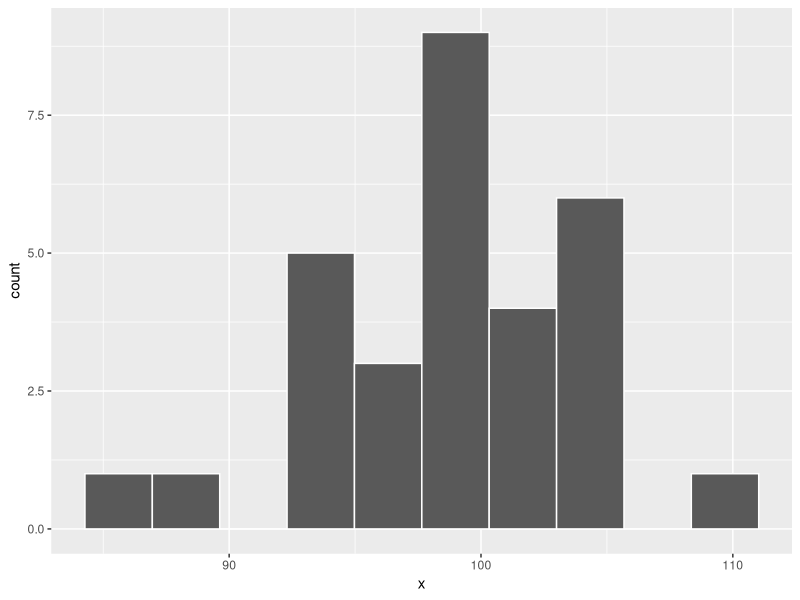
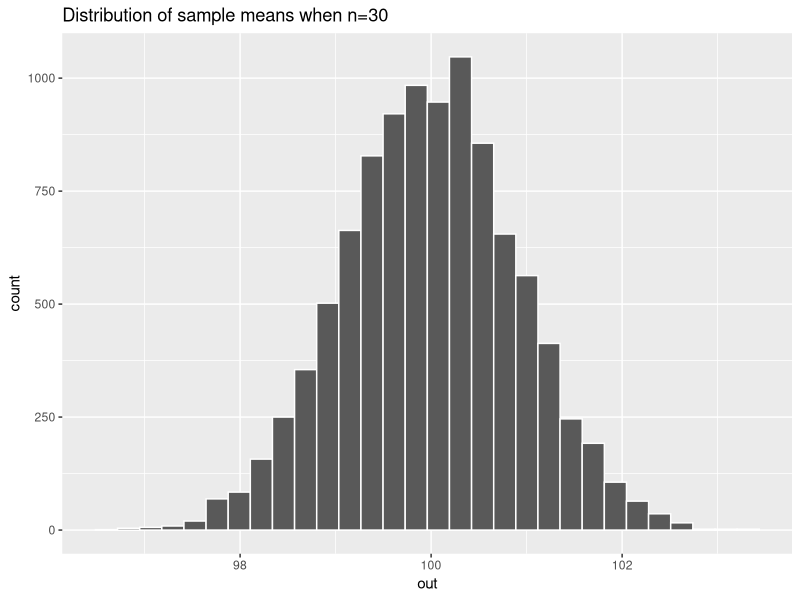
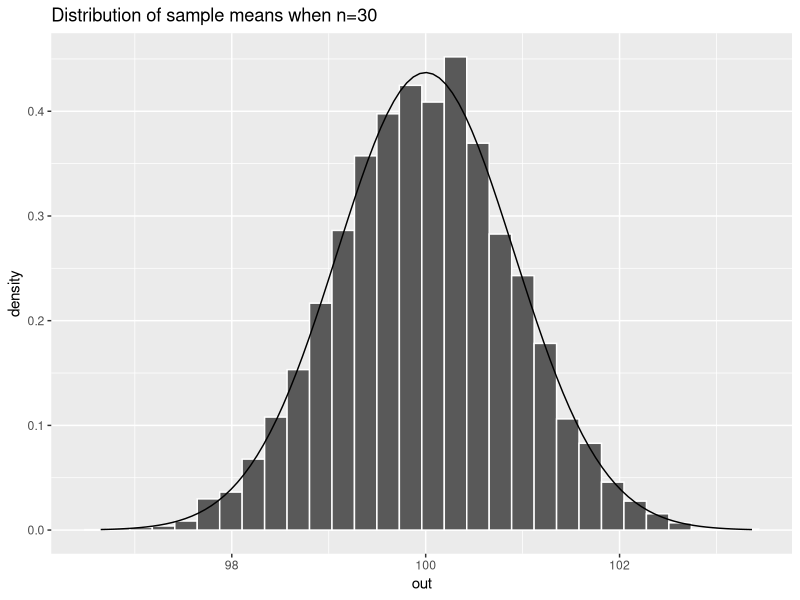
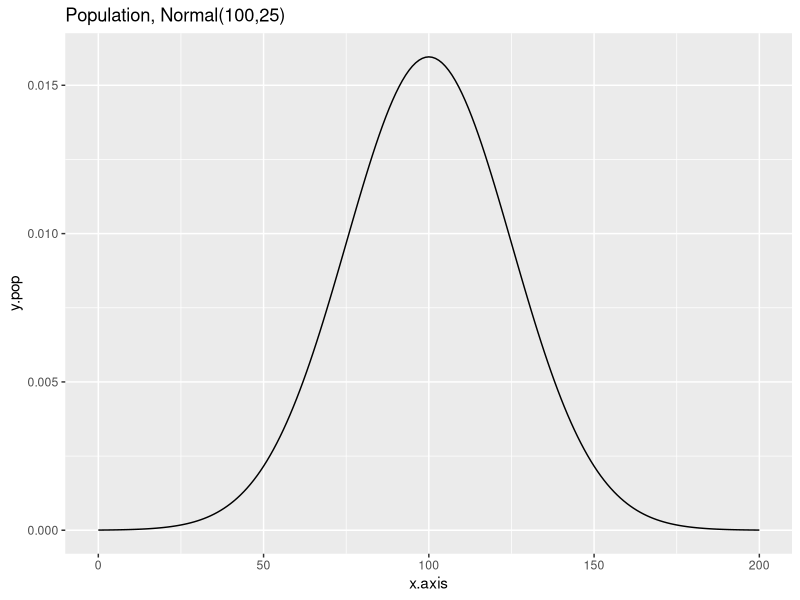
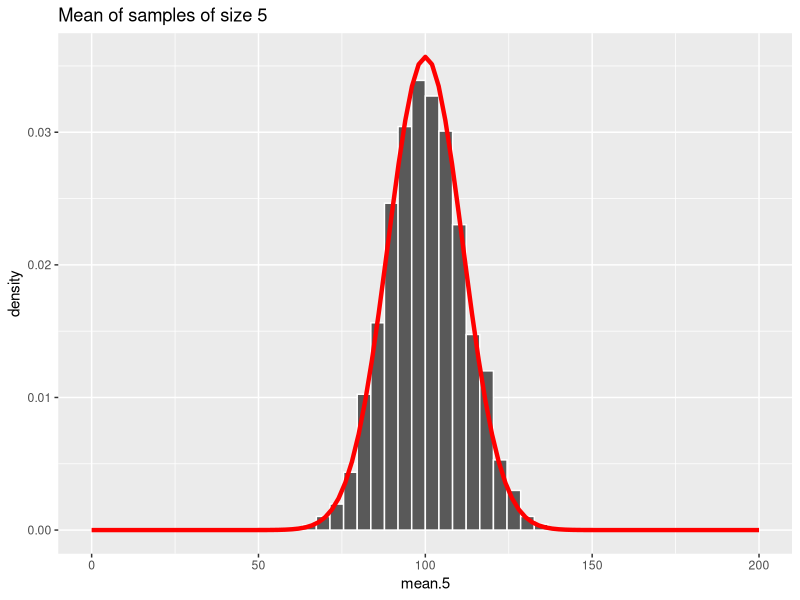
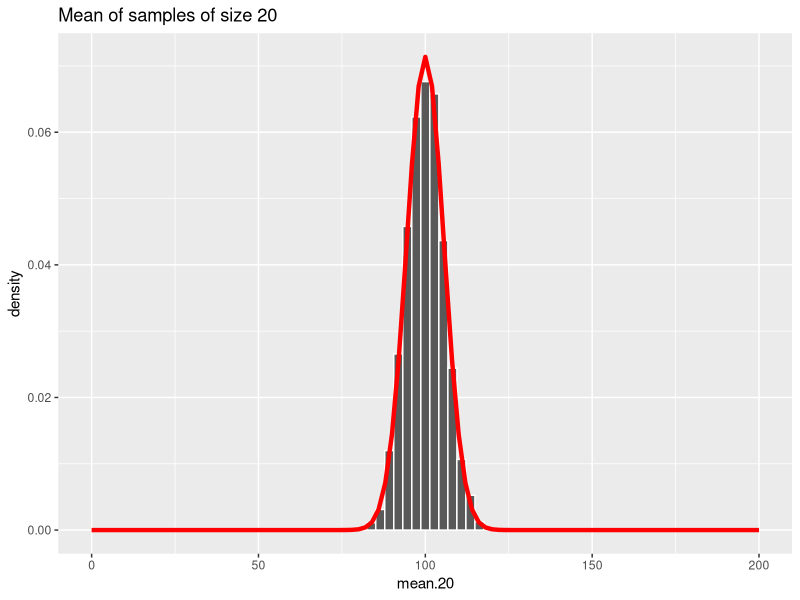
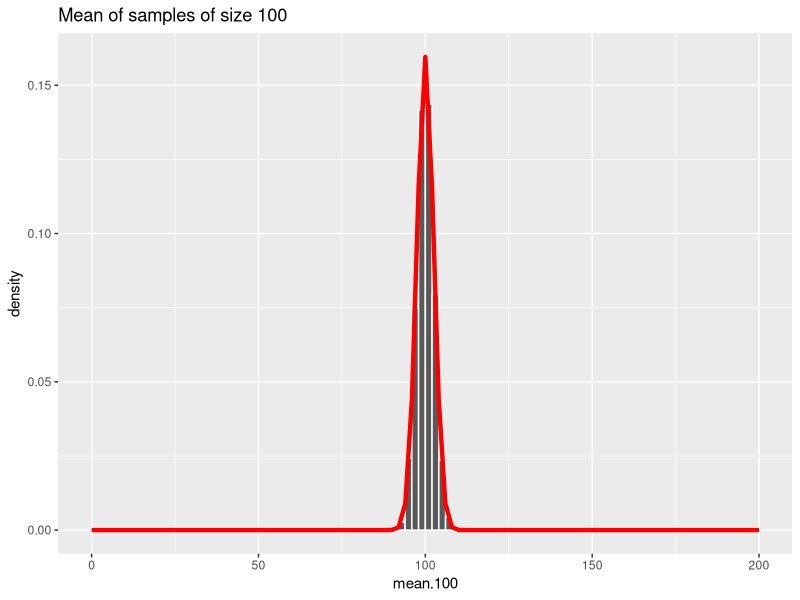
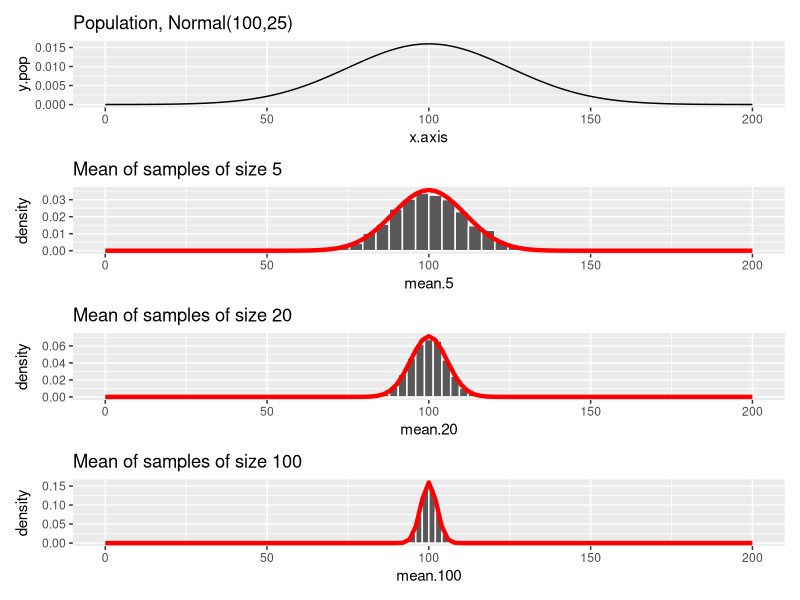

Reproduce these figures in R, in order.
#20 - Monday, 3/18/24
#Notes 5-1C Continued

library(tidyverse)
library(patchwork)

#Activity 1

x <- rnorm(30,100,5)
mean(x)
sd(x)

ggplot(NULL,aes(x=x)) +   geom_histogram(color="white", 
                 bins=10)

#2 --- original steps all in one!
mean(rnorm(30,100,5))

#3 
out <- replicate(10000,mean(rnorm(30,100,5)))

#4
mean(out)
sd(out)
5/sqrt(30)

ggplot(NULL,aes(x=out)) +
  geom_histogram(color="white",
                 bins=30) + 
  labs(title="Distribution of sample means when n=30")

out.df <- data.frame(out=out)
ggplot(out.df,aes(x=out)) +
  geom_histogram(aes(y=after_stat(density)),color="white",
                 bins=30) + 
  labs(title="Distribution of sample means when n=30")+
  stat_function(fun=dnorm,args=list(mean=100,sd=5/sqrt(30)))



#Notes 5-1C Extension
#Central Limit Theorem

library(tidyverse)
library(patchwork)

set.seed(2320)
x.axis <- seq(0,200)
y.pop <- dnorm(x.axis,100,25)

A <- ggplot(NULL,aes(x=x.axis,y=y.pop)) + 
  geom_line()+
  labs(title="Population, Normal(100,25)")

A

#samples of size 5
mean.5 <- replicate(5000,mean(rnorm(5,100,25)))
out.5 <- data.frame(mean.5=mean.5)
B <- ggplot(out.5,aes(x=mean.5))+
  geom_histogram(aes(y=after_stat(density)),
                 color="white",
                 bins=50) +
  labs(y="density",
       title="Mean of samples of size 5")+
  stat_function(fun=dnorm,
                args=list(mean=100,sd=25/sqrt(5)),
                size=1.5,
                color="red")+
  xlim(c(0,200))

B


#samples of size 20
mean.20 <- replicate(5000,mean(rnorm(20,100,25)))
out.20 <- data.frame(mean.20=mean.20)
C <- ggplot(out.20,aes(x=mean.20))+
  geom_histogram(aes(y=after_stat(density)),
                 color="white",
                 bins=75) +
  labs(title="Mean of samples of size 20")+
  stat_function(fun=dnorm,
                args=list(mean=100,sd=25/sqrt(20)), #update n=5 to 20!
                size=1.5,
                color="red")+
  xlim(c(0,200))

C

#samples of size 100
mean.100 <- replicate(5000,mean(rnorm(100,100,25)))
out.100 <- data.frame(mean.100=mean.100)
D <- ggplot(out.100,aes(x=mean.100))+
  geom_histogram(aes(y=after_stat(density)),
                 color="white",
                 bins=100) +
  labs(title="Mean of samples of size 100")+
  stat_function(fun=dnorm,
                args=list(mean=100,sd=25/sqrt(100)), #update to n=100
                size=1.5,
                color="red")+
  xlim(c(0,200))

D

A/B/C/D




##############Investigation #2#####################
library(patchwork)
library(tidyverse)
set.seed(2320)
mymean <- 29 #Fill in the blank!
mysd <- 4 #Fill in the blank!
x <- rnorm(50000,mymean,mysd)
xbar <- apply(matrix(x,nrow=10000),1,mean)

myxdata <- data.frame(xbar=xbar)
xbarplot <- ggplot(myxdata,aes(x=xbar))+
  geom_histogram(aes(y=after_stat(density)),
                 color="white",
                 bins=30)+
  stat_function(fun=dnorm,
                args=list(mean=mymean,sd=mysd/sqrt(5)),
                size=1.25)+
  labs(title="Histogram of X-Bar Values")
xbarplot
#Check: length(xbar)
z <- (xbar-mymean)/(mysd/sqrt(5))
myzdata <- data.frame(z=z)
zplot <- ggplot(myzdata,aes(x=z)) + 
  geom_histogram(aes(y=after_stat(density)),
                 color="white",
                 bins=30) + 
  stat_function(fun=dnorm,
                args=list(mean=0,sd=1),
                size=1.25)+
  labs(title="Histogram of Z")
zplot

xbarplot/zplot

mean(z)
sd(z)
